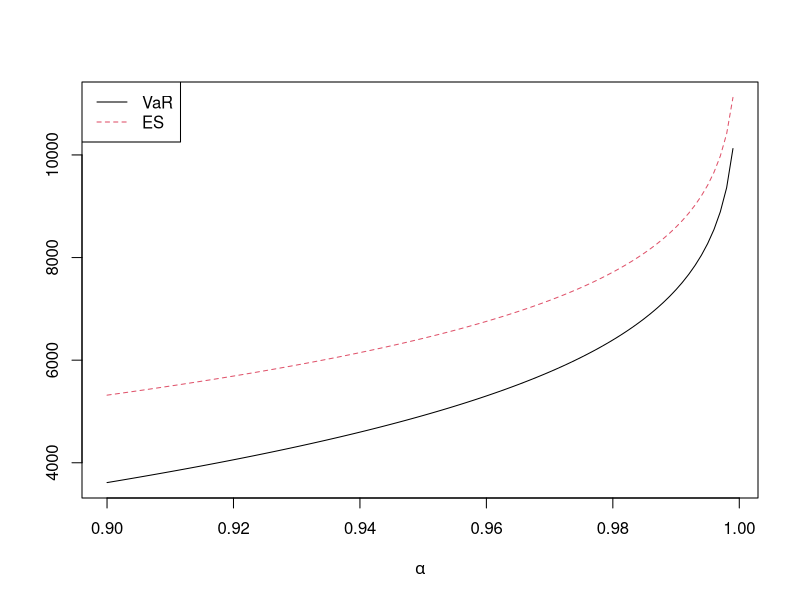

The R script that drew this image: (Note: this script raises an error after producing the figure.)
######################     CASOS VAR y ES #########################


## NOTA

alpha <- c(0.05)
q=qnorm(alpha, mean=0.05, sd=0.18) 
q


R=q*20000 #Perdida con rentabilidad negativa
R

Var=-R  #VaR,cambia el signo a R, para que resulte valor positivo
Var
#######


## CASO 1

#  VaR
alpha <- c(0.95, 0.99)
qnorm(alpha, mean=-0.05, sd=0.18) * 20000


# Tambien cambiando de signo a la media

(-0.05 + 0.18 * qnorm(alpha)) * 20000


# ES

(-0.05 + 0.18 * dnorm(qnorm(alpha))/(1 - alpha)) * 20000


# Representamos ambos casos

x <- seq(0.9,0.999, length=100)

yVaR <- (-0.05 + 0.18 * qnorm(x)) * 20000
yES <- (-0.05 + 0.18 * dnorm(qnorm(x))/(1 - x)) * 20000

plot(x, yVaR, type="l", ylim=range(yVaR, yES),
     xlab=expression(alpha), ylab="")

lines(x, yES, lty=2, col=2)
legend("topleft", legend=c("VaR","ES"),col=1:2, lty=1:2)



## CASO 2

library("sn")  #Para trabajar con la distribucion t


# a) VaR
alpha <- c(0.95,0.99)
mu <- 0.05
lambda <- 0.116
nu <- 5
q <- qst(alpha, location=-mu, scale=lambda, df=nu)

q * 20000


# ES
f <- dt(qt(alpha, df=nu), df=nu)
(-mu + lambda * f / (1-alpha) * (nu + qt(alpha, df=nu)^2) / (nu-1) ) * 20000





## CASO 3 


## Fijamos las fecha del analisis
sp.end <- as.Date("2019-03-31")
(sp.start <- sp.end - 1000)



## Tomamos datos de SP500

library("tseries") #la libreria permite descargar los datos de cotizacion



x <- get.hist.quote(start=sp.start, end = sp.end, instrument = "^gspc",
                    provider = "yahoo", quote="Close")


nrow(x)   # son 1000? 


#Fijamos la fecha comienzo de descarga

x <- get.hist.quote(start="2000-01-01", end = sp.end,
                    instrument = "^gspc",
                    provider = "yahoo", quote="Close")

x <- tail(x, 1000)  #Tama?o de la cola 

nrow(x) # Ahora son 1000?


plot(x, xlab="S&P 500", ylab="level")
grid() #A?adimos cudricula


## b)

library("zoo")  #libreria para series temporales


head(x)


#diff, calcula la tasa de variacion logaritmica de los precios = rentabilidad


sp500.ret.zoo <- diff(log(x))
head(sp500.ret.zoo)

sp500.ret <- as.numeric(sp500.ret.zoo)

hist(sp500.ret, breaks=50, freq=FALSE)
alpha <- 0.95
q<- quantile(sp500.ret, probs=1-alpha) 
q



abline(v=q, col=2)



## c)
## VaR empirico (Simulacion historica)

q* (-20000)

## ES empirico (Simulacion historica)

mean(sp500.ret[sp500.ret < q]) * (-20000)



## d) IC bootstrap 

set.seed(1234)
B <- 10000

## Utilizando la libreria "boot"

library(boot)
VaRES <- function(x,i){
        q <- quantile(x[i], probs=1-alpha)   
        c(-q * 20000, -mean(x[x < q]) * 20000)
}



res<-boot(sp500.ret,statistic=VaRES, R=B, stype="i")
  # stype="i", para tipo de caracteres indice (pueden ser frecuencias, pesos,..)

# Calulo del Intervalo de Confinza

boot.ci(res, conf=0.95, type="perc", index=1) 
boot.ci(res, conf=0.95, type="perc", index=2)# 2 ES



## e) Representacion grafica

plot(sp500.ret.zoo)
abline(h=q, col="red")
points(sp500.ret.zoo[sp500.ret < q], pch=20, col=2)
